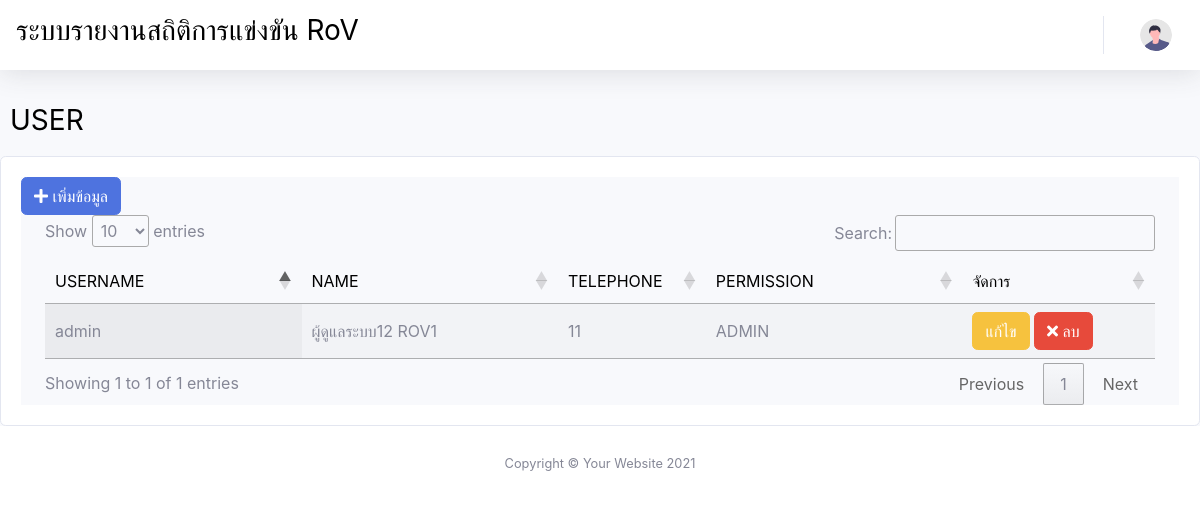
Screenshot of /user.php with the database file from the repository.
### tables this page shows
CREATE TABLE `users` (
  `user_id` int(11) NOT NULL,
  `username` varchar(255) NOT NULL,
  `password` varchar(255) NOT NULL,
  `fname` varchar(255) NOT NULL,
  `lname` varchar(255) NOT NULL,
  `tell` varchar(255) NOT NULL,
  `position_id` int(11) NOT NULL,
  `status` varchar(255) NOT NULL
);

### include/config_web.php (called while the page is built, shortened)
<?php
$array_permiss =array(
    0=>"ADMIN",
    1=>"COASH",
    2=>"STAFF"
);

### user.php (the view, shortened to what this page needs)
<?php
include("./include/header.php")
?>
<div style="padding:10px;color:black" ><h3>USER</h3></div>
<div class="card ">
    <div class="card-body">
        <div id="wrapper">
            <div id="content-wrapper" class="d-flex flex-column">
                <div id="content">
                <button type="button" class="btn btn-primary" onclick="linkmenu('add_user.php?proc=add')"><i class="fa fa-plus" aria-hidden="true"></i> เพิ่มข้อมูล</button>
                    <div class="container-fluid">
                        <table id="table_id" class="display" width="100%">
                            <thead style="color:black;align:center" >
                                <tr >
                                    <td width='20%' align="center">USERNAME</td>
                                    <td width='20%' align="center">NAME</td>
                                    <td width='10%' align="center">TELEPHONE</td>
                                    <td width='20%' align="center">PERMISSION</td>
                                    <td width='15%' align="center">จัดการ</td>
                                </tr>
                            </thead>
                            <tbody>
                                <?php
                                    $SQL = "SELECT * FROM users ORDER BY user_id ASC";
                                    $sql=mysqli_query($conn,$SQL);
                                    while($rec = mysqli_fetch_array($sql)){
                                ?>
                               <tr>
                                <td><?php echo $rec['username'];?></td>
                                <td><?php echo $rec['fname'].' '.$rec['lname'];?></td>
                                <td><?php echo $rec['tell'];?></td>
                                <td><?php echo $array_permiss[$rec['position_id']];?></td>
                                <td>
                                <button type="button" class="btn btn-warning" onclick="linkmenu('add_user.php?proc=edit&user_id=<?php echo $rec['user_id'];?>')"><i class="fa fa-pencil-square" aria-hidden="true"></i>แก้ไข</button>
                                <button type="button" class="btn btn-danger" onclick="deldata('proc_user.php?proc=del&user_id=<?php echo $rec['user_id'];?>')"><i class="fa fa-times" aria-hidden="true"></i> ลบ</button>
                                </td>
                               </tr>
                               <?php }?>
                            </tbody>
                        </table>
                    </div>
                </div>
            </div>
        </div>
    </div>
</div>
<?php
include("./include/footer.php");
?>

### rows the page displays
users: username "admin", fname "ผู้ดูแลระบบ12", lname "ROV1", tell "11", position "ADMIN"
